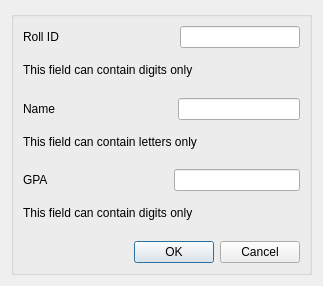
<?xml version="1.0" encoding="UTF-8"?>
<ui version="4.0">
 <class>AddStudent_window</class>
 <widget class="QDialog" name="AddStudent_window">
  <property name="geometry">
   <rect>
    <x>0</x>
    <y>0</y>
    <width>323</width>
    <height>286</height>
   </rect>
  </property>
  <property name="windowTitle">
   <string>Dialog</string>
  </property>
  <layout class="QGridLayout" name="gridLayout_2">
   <item row="0" column="0">
    <widget class="QGroupBox" name="groupBox">
     <property name="title">
      <string/>
     </property>
     <layout class="QGridLayout" name="gridLayout">
      <item row="2" column="0">
       <layout class="QVBoxLayout" name="verticalLayout_3">
        <property name="spacing">
         <number>0</number>
        </property>
        <property name="sizeConstraint">
         <enum>QLayout::SetFixedSize</enum>
        </property>
        <item>
         <layout class="QHBoxLayout" name="horizontalLayout_6">
          <item>
           <widget class="QLabel" name="lb_gpa">
            <property name="text">
             <string>GPA</string>
            </property>
           </widget>
          </item>
          <item>
           <spacer name="horizontalSpacer_4">
            <property name="orientation">
             <enum>Qt::Horizontal</enum>
            </property>
            <property name="sizeHint" stdset="0">
             <size>
              <width>40</width>
              <height>20</height>
             </size>
            </property>
           </spacer>
          </item>
          <item>
           <widget class="QLineEdit" name="le_gpa"/>
          </item>
         </layout>
        </item>
        <item>
         <layout class="QHBoxLayout" name="horizontalLayout_7">
          <property name="sizeConstraint">
           <enum>QLayout::SetDefaultConstraint</enum>
          </property>
          <item>
           <widget class="QLabel" name="lb_no_letters_in_gpa">
            <property name="enabled">
             <bool>true</bool>
            </property>
            <property name="font">
             <font>
              <pointsize>9</pointsize>
             </font>
            </property>
            <property name="text">
             <string>This field can contain digits only</string>
            </property>
           </widget>
          </item>
          <item>
           <spacer name="verticalSpacer_3">
            <property name="orientation">
             <enum>Qt::Vertical</enum>
            </property>
            <property name="sizeType">
             <enum>QSizePolicy::Expanding</enum>
            </property>
            <property name="sizeHint" stdset="0">
             <size>
              <width>20</width>
              <height>5</height>
             </size>
            </property>
           </spacer>
          </item>
         </layout>
        </item>
       </layout>
      </item>
      <item row="3" column="0">
       <widget class="QDialogButtonBox" name="buttonBox">
        <property name="standardButtons">
         <set>QDialogButtonBox::Cancel|QDialogButtonBox::Ok</set>
        </property>
       </widget>
      </item>
      <item row="0" column="0">
       <layout class="QVBoxLayout" name="verticalLayout">
        <property name="spacing">
         <number>0</number>
        </property>
        <property name="sizeConstraint">
         <enum>QLayout::SetFixedSize</enum>
        </property>
        <item>
         <layout class="QHBoxLayout" name="horizontalLayout">
          <item>
           <widget class="QLabel" name="lb_roll_id">
            <property name="text">
             <string>Roll ID</string>
            </property>
           </widget>
          </item>
          <item>
           <spacer name="horizontalSpacer">
            <property name="orientation">
             <enum>Qt::Horizontal</enum>
            </property>
            <property name="sizeHint" stdset="0">
             <size>
              <width>40</width>
              <height>20</height>
             </size>
            </property>
           </spacer>
          </item>
          <item>
           <widget class="QLineEdit" name="le_roll_id"/>
          </item>
         </layout>
        </item>
        <item>
         <layout class="QHBoxLayout" name="horizontalLayout_3">
          <property name="sizeConstraint">
           <enum>QLayout::SetDefaultConstraint</enum>
          </property>
          <item>
           <widget class="QLabel" name="lb_no_letters_in_roll_n">
            <property name="enabled">
             <bool>true</bool>
            </property>
            <property name="font">
             <font>
              <pointsize>9</pointsize>
             </font>
            </property>
            <property name="text">
             <string>This field can contain digits only</string>
            </property>
           </widget>
          </item>
          <item>
           <spacer name="verticalSpacer">
            <property name="orientation">
             <enum>Qt::Vertical</enum>
            </property>
            <property name="sizeType">
             <enum>QSizePolicy::Expanding</enum>
            </property>
            <property name="sizeHint" stdset="0">
             <size>
              <width>20</width>
              <height>5</height>
             </size>
            </property>
           </spacer>
          </item>
         </layout>
        </item>
       </layout>
      </item>
      <item row="1" column="0">
       <layout class="QVBoxLayout" name="verticalLayout_4">
        <property name="spacing">
         <number>0</number>
        </property>
        <property name="sizeConstraint">
         <enum>QLayout::SetFixedSize</enum>
        </property>
        <item>
         <layout class="QHBoxLayout" name="horizontalLayout_5">
          <item>
           <widget class="QLabel" name="lb_name">
            <property name="text">
             <string>Name</string>
            </property>
           </widget>
          </item>
          <item>
           <spacer name="horizontalSpacer_3">
            <property name="orientation">
             <enum>Qt::Horizontal</enum>
            </property>
            <property name="sizeHint" stdset="0">
             <size>
              <width>40</width>
              <height>20</height>
             </size>
            </property>
           </spacer>
          </item>
          <item>
           <widget class="QLineEdit" name="le_name"/>
          </item>
         </layout>
        </item>
        <item>
         <layout class="QHBoxLayout" name="horizontalLayout_8">
          <property name="sizeConstraint">
           <enum>QLayout::SetDefaultConstraint</enum>
          </property>
          <item>
           <widget class="QLabel" name="lb_no_digits_in_name">
            <property name="enabled">
             <bool>true</bool>
            </property>
            <property name="font">
             <font>
              <pointsize>9</pointsize>
             </font>
            </property>
            <property name="text">
             <string>This field can contain letters only</string>
            </property>
           </widget>
          </item>
          <item>
           <spacer name="verticalSpacer_4">
            <property name="orientation">
             <enum>Qt::Vertical</enum>
            </property>
            <property name="sizeType">
             <enum>QSizePolicy::Expanding</enum>
            </property>
            <property name="sizeHint" stdset="0">
             <size>
              <width>20</width>
              <height>5</height>
             </size>
            </property>
           </spacer>
          </item>
         </layout>
        </item>
       </layout>
      </item>
     </layout>
    </widget>
   </item>
  </layout>
 </widget>
 <resources/>
 <connections/>
</ui>
